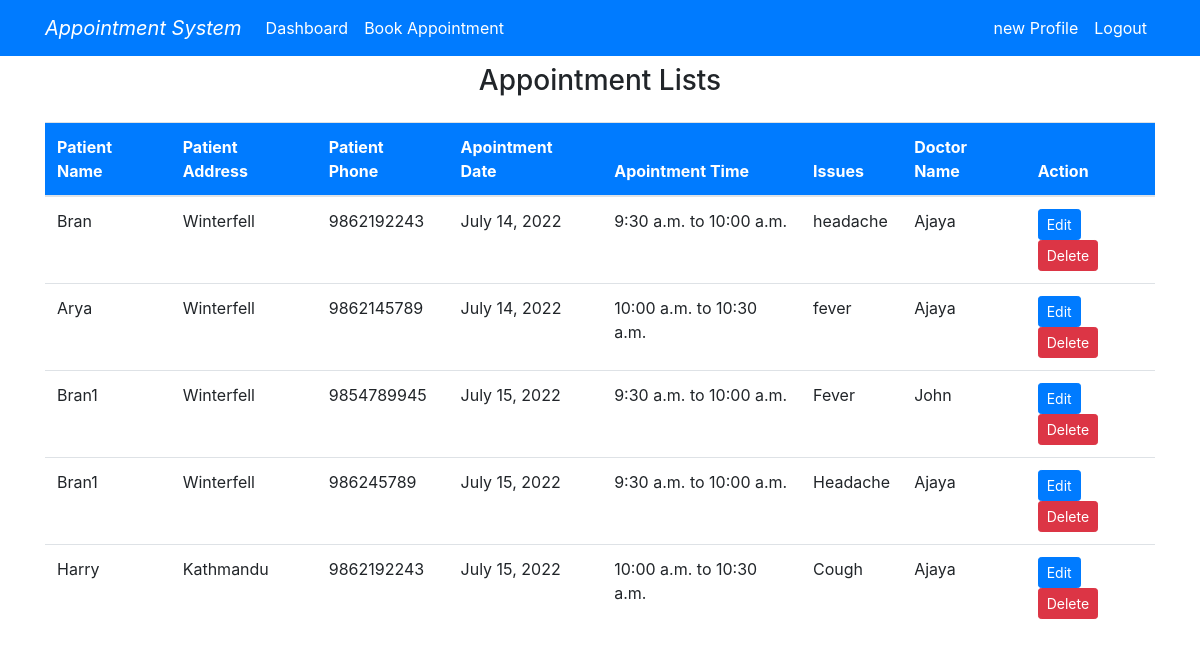
The app's page /receptionist-dashboard/ (signed in) with its own data.
### booking_app/models.py (models this page shows, shortened)
class Appointment(models.Model):
    patient_name = models.CharField(max_length=70)
    patient_address = models.CharField(max_length=70)
    patient_phone = models.PositiveIntegerField()
    date = models.DateField()
    time = models.CharField(max_length=100, choices=BOOKING_TIME)
    issue = models.CharField(max_length=100)
    doctor = models.ForeignKey(Doctor, on_delete=models.CASCADE)
    class Meta:
        verbose_name_plural = 'Appointment'

class Doctor(models.Model):
    user = models.OneToOneField(User, on_delete=models.CASCADE)
    first_name = models.CharField(max_length=50)
    last_name = models.CharField(max_length=50)
    phone = models.PositiveIntegerField()
    address = models.CharField(max_length=50)
    image = models.ImageField(default='default.jpg', upload_to='Doctor_Images')
    class Meta:
        verbose_name_plural = 'Doctor'

### booking_app/views.py (the view)
# urls.py: path('receptionist-dashboard/', views.receptionist_dashboard, name='receptionist_dashboard'),
def receptionist_dashboard(request):
    appointments = Appointment.objects.all()
    context = {
        'appointments': appointments
    }
    return render(request, 'receptionist_dashboard.html', context)

### templates/receptionist_dashboard.html (shortened to what this page needs)
{% extends 'base.html' %}
{% block content %}
{% load crispy_forms_tags %}
{% include 'nav_recep.html' %}
<h3 class="text-center mt-2">Appointment Lists</h3>
<div class="container">
    <div class="row my-4">
        <div class="col-md-12">
            <table class="table bg-white">
                <thead class="bg-primary">
                    <tr class="text-white">
                        <th scope="col">Patient Name</th>
                        <th scope="col">Patient Address</th>
                        <th scope="col">Patient Phone</th>
                        <th scope="col">Apointment Date</th>
                        <th scope="col">Apointment Time</th>
                        <th scope="col">Issues</th>
                        <th scope="col">Doctor Name</th>
                        <th scope="col">Action</th>
                    </tr>
                </thead>
                <tbody>
                    {% for appointment in appointments %}
                    <tr>
                        <td>{{ appointment.patient_name }}</td>
                        <td>{{ appointment.patient_address }}</td>
                        <td>{{ appointment.patient_phone }}</td>
                        <td>{{ appointment.date }}</td>
                        <td>{{ appointment.time }}</td>
                        <td>{{ appointment.issue }}</td>
                        <td>{{ appointment.doctor.first_name }}</td>
                        <td>
                            <a class="btn btn-primary btn-sm" href="{% url 'appointment_update' appointment.id %}">Edit</a>
                            <a class="btn btn-danger btn-sm" href="{% url 'appointment_delete' appointment.id %}">Delete</a>
                        </td>
                    </tr>
                    {% endfor %}
                </tbody>
            </table>
        </div>
    </div>
</div>
{% endblock %}

### templates/nav_recep.html (shortened to what this page needs)
<nav class="navbar navbar-expand-lg navbar-info bg-primary">
    <div class="container">
        {% if user.is_authenticated %}
        <a class="navbar-brand text-white"><i>Appointment System</i></a>
        <div class="collapse navbar-collapse" id="navbarSupportedContent">
            <ul class="navbar-nav mr-auto">
                <li class="nav-item active">
                    <a class="nav-link text-white" href="{% url 'receptionist_dashboard' %}">Dashboard </a>
                </li>
                <li class="nav-item active">
                    <a class="nav-link text-white" href="{% url 'appointment' %}">Book Appointment </a>
                </li>
            </ul>
            <ul class="navbar-nav ml-auto">
                <li class="nav-item active">
                    <a class="nav-link text-white" href="{% url 'profile_recep' %}">{{ user.username }} Profile
                        <span class="sr-only">(current)</span></a>
                </li>
                <li class="nav-item">
                    <a class="nav-link text-white" href="{% url 'logout' %}">Logout</a>
                </li>
            </ul>
            {% endif %}
        </div>
    </div>
  </nav>

### records on screen
Appointment: patient_name "Bran", patient_address "Winterfell", patient_phone "9862192243", date "July 14, 2022", time "9:30 a.m. to 10:00 a.m.", issue "headache", doctor.first_name "Ajaya"
Appointment: patient_name "Arya", patient_address "Winterfell", patient_phone "9862145789", date "July 14, 2022", time "10:00 a.m. to 10:30 a.m.", issue "fever", doctor.first_name "Ajaya"
Appointment: patient_name "Bran1", patient_address "Winterfell", patient_phone "9854789945", date "July 15, 2022", time "9:30 a.m. to 10:00 a.m.", issue "Fever", doctor.first_name "John"
Appointment: patient_name "Bran1", patient_address "Winterfell", patient_phone "986245789", date "July 15, 2022", time "9:30 a.m. to 10:00 a.m.", issue "Headache", doctor.first_name "Ajaya"
Appointment: patient_name "Harry", patient_address "Kathmandu", patient_phone "9862192243", date "July 15, 2022", time "10:00 a.m. to 10:30 a.m.", issue "Cough", doctor.first_name "Ajaya"

### other values on screen
{{ user.username }} "new"
